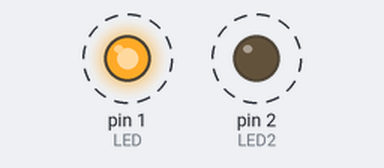
This sketch was run on a simulated Arduino Uno, built with avr-gcc and run on an emulated ATmega328P. On the bench: output pins drawn as LEDs (lit = HIGH). Dashed ring = blinking.

Above: at 0.05 s.
Timing chart, 0 to 3.0 s (numbered marks = the images above):
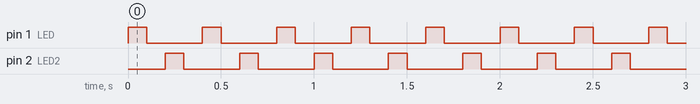

The sketch:

Two_LED_Glow.ino
```cpp
const int LED=1,LED2=2;
void setup()
{
  pinMode(LED,OUTPUT);
  pinMode(LED2,OUTPUT);

}

void loop()
{
  digitalWrite(LED,HIGH);
  delay(100);
  digitalWrite(LED,LOW);
  delay(100);
  digitalWrite(LED2,HIGH);
  delay(100);
  digitalWrite(LED2,LOW);
  delay(100);
}
```

Measured:
- by itself, pin 1 (LED), pin 2 (LED2): alternates HIGH for 0.10 s and LOW for 0.30 s
